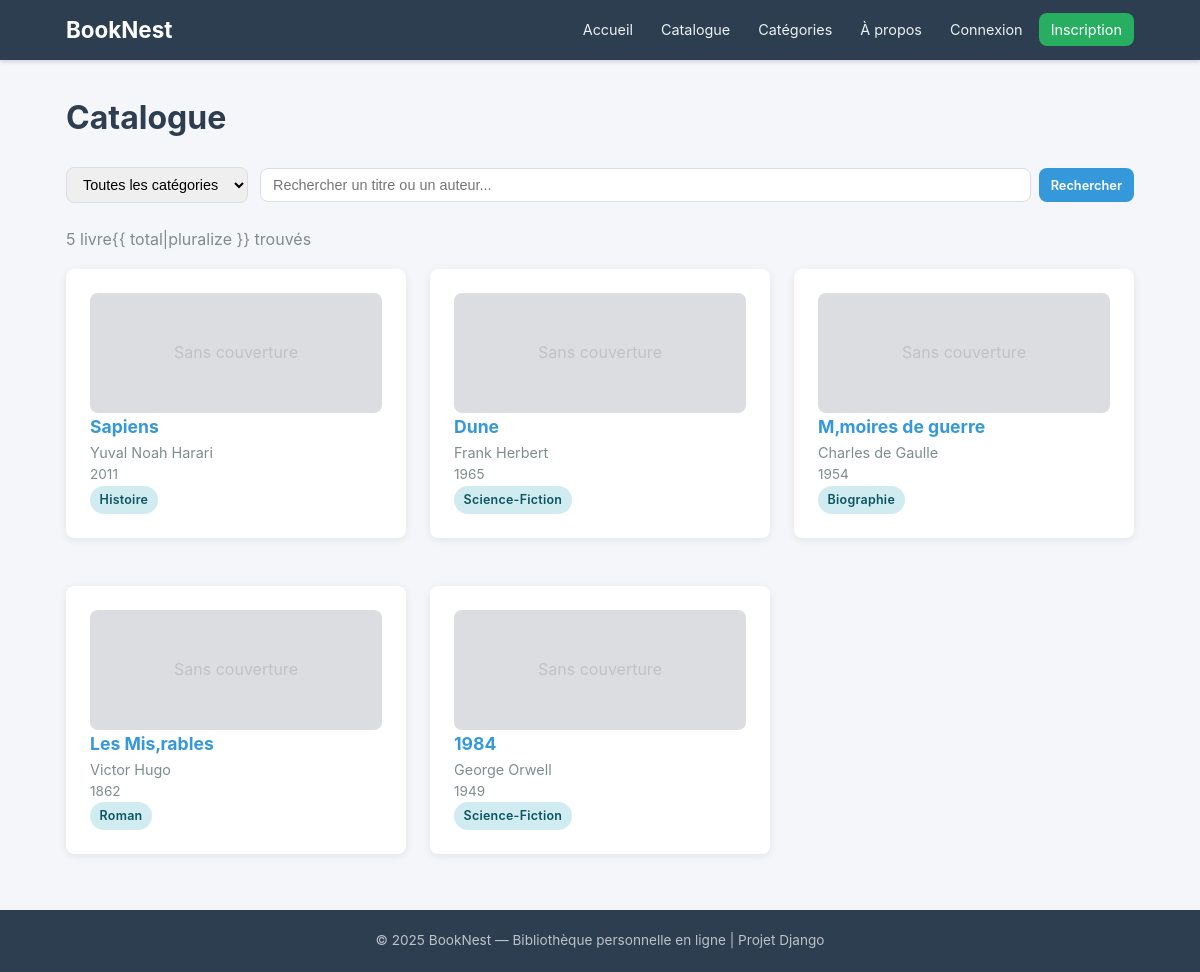
Before: /catalogue/ with the older database file.
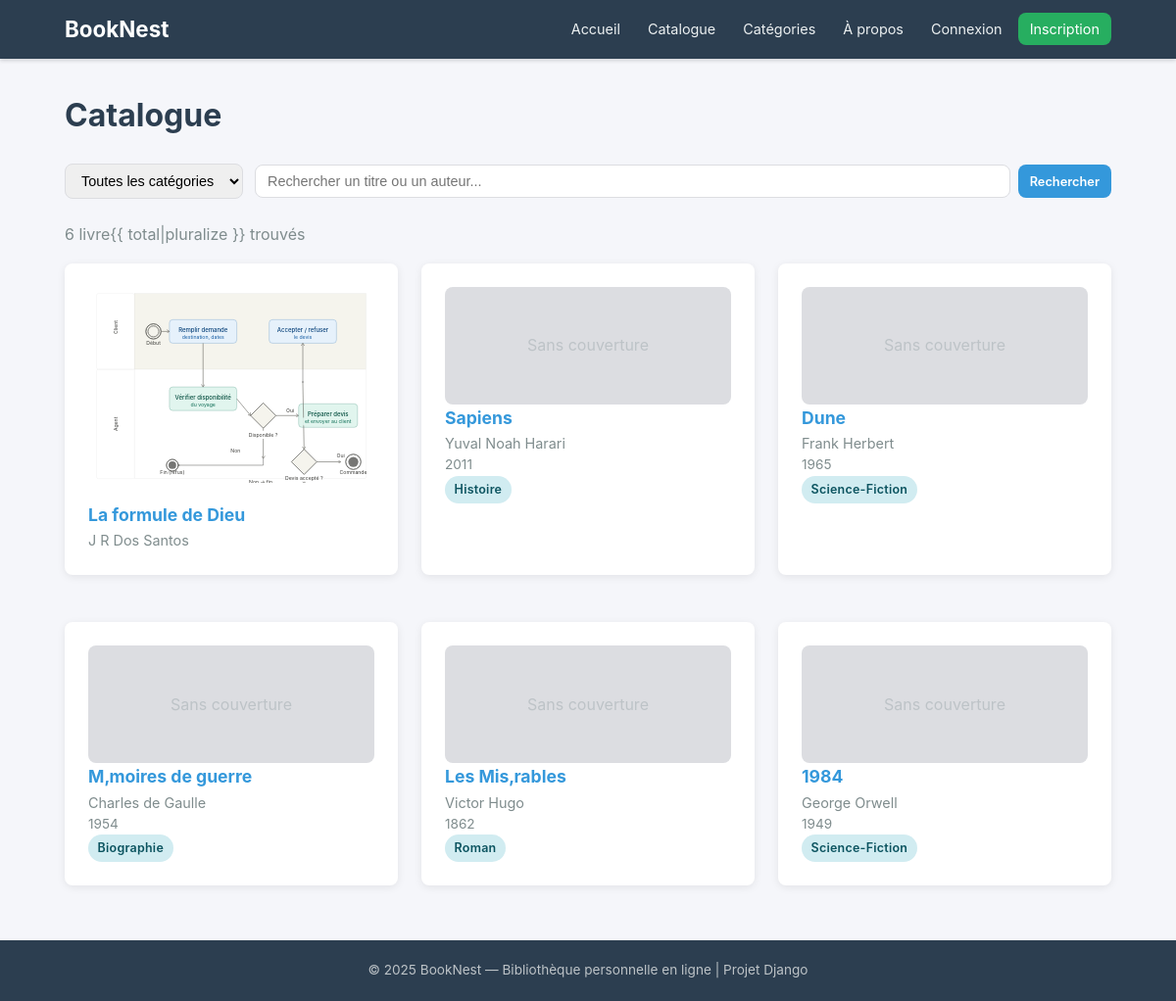
After: the same page with the newer database file.
### books/models.py (models this page shows, shortened)
class Book(models.Model):
    title = models.CharField(
        max_length=250,
        verbose_name="Titre"
    )
    author = models.CharField(
        max_length=250,
        verbose_name="Auteur"
    )
    isbn = models.CharField(
        max_length=13,
        blank=True,
        null=True,
        unique=True,
        verbose_name="ISBN"
    )
    summary = models.TextField(
        blank=True,
        verbose_name="Résumé"
    )
    publication_year = models.IntegerField(
        null=True,
        blank=True,
        verbose_name="Année de publication"
    )
    cover_image = models.ImageField(
        upload_to='book_covers/',
        blank=True,
        null=True,
        verbose_name="Image de couverture (fichier)"
    )
    cover_url = models.URLField(
        blank=True,
        null=True,
        verbose_name="URL de couverture (lien externe)"
    )
    category = models.ForeignKey(
        Category,
        on_delete=models.SET_NULL,
        null=True,
        blank=True,
        related_name='books',
        verbose_name="Catégorie"
    )
    added_to_catalog = models.DateTimeField(
        auto_now_add=True,
        verbose_name="Date d'ajout au catalogue"
    )
    class Meta:
        verbose_name = "Livre"
        verbose_name_plural = "Livres"
        ordering = ['-added_to_catalog']
        unique_together = ('title', 'author')

class Category(models.Model):
    name = models.CharField(
        max_length=100,
        unique=True,
        verbose_name="Nom"
    )
    description = models.TextField(
        blank=True,
        verbose_name="Description"
    )
    class Meta:
        verbose_name = "Catégorie"
        verbose_name_plural = "Catégories"
        ordering = ['name']

### books/views.py (the view)
# urls.py: path('catalogue/', views.BookListView.as_view(), name='catalogue'),
class BookListView(ListView):
    model = Book
    template_name = 'books/book_list.html'
    context_object_name = 'books'
    paginate_by = 12
    def get_queryset(self):
        qs = Book.objects.select_related('category').all()
        category_id = self.request.GET.get('category')
        if category_id:
            qs = qs.filter(category_id=category_id)
        query = self.request.GET.get('q')
        if query:
            qs = qs.filter(
                Q(title__icontains=query) |
                Q(author__icontains=query)
            )
        return qs
    def get_context_data(self, **kwargs):
        context = super().get_context_data(**kwargs)
        context['categories'] = Category.objects.annotate(book_count=Count('books')).all()
        current_category = self.request.GET.get('category', '')
        context['current_category'] = int(current_category) if current_category else None
        context['search_query'] = self.request.GET.get('q', '')
        return context

### templates/books/book_list.html (shortened to what this page needs)
{% extends 'base.html' %}
{% block content %}
<h1 class="page-title">Catalogue</h1>
<div class="filters">
  <select
    id="category-filter"
    onchange="window.location.href='?category='+this.value{% if search_query %}+'&q={{ search_query }}'{% endif %};"
  >
    <option value="">Toutes les catégories</option>
  </select>
  <form
    method="get"
    action="{% url 'catalogue' %}"
    style="display: flex; gap: 0.5rem; flex: 1"
  >
    <input
      type="text"
      name="q"
      value="{{ search_query }}"
      placeholder="Rechercher un titre ou un auteur..."
      style="flex: 1"
    />
    <button type="submit" class="btn btn-primary btn-sm">Rechercher</button>
  </form>
</div>
<p class="text-muted mb-1">
  {% with total=page_obj.paginator.count %} {{ total }} livre{{ total|pluralize
  }} trouvé{{ total|pluralize }} {% endwith %}
</p>
<div class="card-grid">
  {% for book in books %}
  <div class="card">
    {% if book.cover_image %}
    <img
      src="{{ book.cover_image.url }}"
      alt="{{ book.title }}"
      style="
        width: 100%;
        height: 200px;
        object-fit: cover;
        border-radius: 4px;
        margin-bottom: 0.75rem;
      "
    />
    {% else %}
    <div
      class="detail-cover-placeholder"
      style="
        height: 120px;
        font-size: 1rem;
        display: flex;
        align-items: center;
        justify-content: center;
      "
    >
      Sans couverture
    </div>
    {% endif %}
    <h3 class="book-title">
      <a href="{% url 'book-detail' book.pk %}">{{ book.title }}</a>
    </h3>
    <p class="book-author">{{ book.author }}</p>
    {% if book.publication_year %}
    <p class="text-muted" style="font-size: 0.85rem">
      {{ book.publication_year }}
    </p>
    {% endif %} {% if book.category %}
    <span class="badge badge-reading">{{ book.category.name }}</span>
    {% endif %}
  </div>
  {% endfor %}
</div>
 {% endblock %}

Changed rows visible on the page:
added Book: cover_image (picture), title "La formule de Dieu", author "J R Dos Santos"
Other visible differences:
{{ total }}: "5" → "6"
